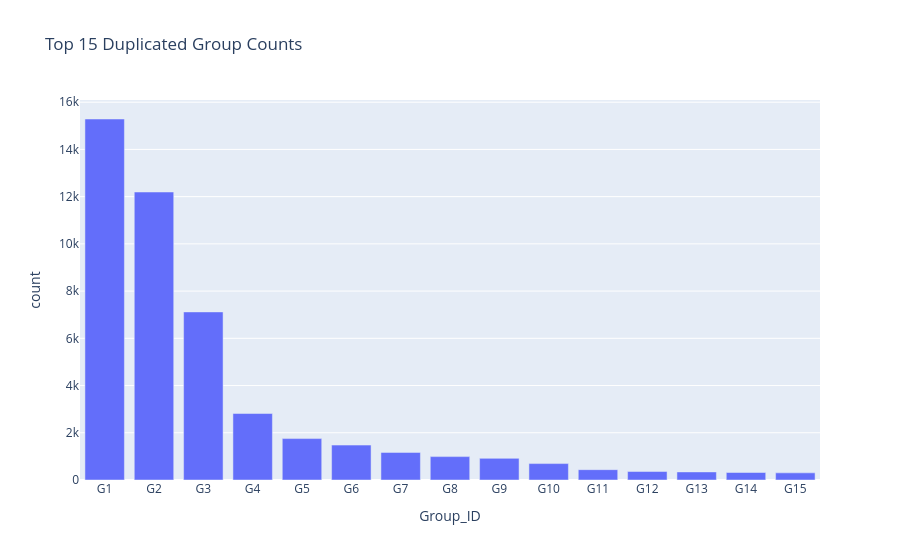

The cell this chart's notebook holds for it:
### Code cell
dup_summary['Group_ID'] = ['G' + str(i+1) for i in range(len(dup_summary))]
fig = px.bar(
    dup_summary.head(15),
    x='Group_ID', 
    y='count',
    hover_data=['MainBranch', 'Employment', 'RemoteWork'],
    title='Top 15 Duplicated Group Counts'
)
fig.show()

### Figure 1 — Plotly figure (JSON) as saved in the notebook; plotly's stock layout.template omitted (floating-point values rounded to 4 significant figures)
{"data": [{"customdata": [["I am a developer by profession", "Employed, full-time", "Hybrid (some remote, some in-person)"], ["I am a developer by profession", "Employed, full-time", "Remote"], ["I am a developer by profession", "Employed, full-time", "In-person"], ["I am a developer by profession", "Independent contractor, freelancer, or self-employed", "Remote"], ["I am a developer by profession", "Employed, full-time;Independent contractor, freelancer, or self-employed", "Remote"], ["I am not primarily a developer, but I write code sometimes as part of my work/studies", "Employed, full-time", "Hybrid (some remote, some in-person)"], ["I am a developer by profession", "Employed, full-time;Independent contractor, freelancer, or self-employed", "Hybrid (some remote, some in-person)"], ["I am a developer by profession", "Independent contractor, freelancer, or self-employed", "Hybrid (some remote, some in-person)"], ["I am not primarily a developer, but I write code sometimes as part of my work/studies", "Employed, full-time", "In-person"], ["I am not primarily a developer, but I write code sometimes as part of my work/studies", "Employed, full-time", "Remote"], ["I am a developer by profession", "Employed, part-time", "Hybrid (some remote, some in-person)"], ["I am a developer by profession", "Student, full-time;Employed, part-time", "Hybrid (some remote, some in-person)"], ["I used to be a developer by profession, but no longer am", "Employed, full-time", "Hybrid (some remote, some in-person)"], ["I am a developer by profession", "Employed, full-time;Independent contractor, freelancer, or self-employed", "In-person"], ["I am a developer by profession", "Employed, full-time;Student, full-time", "Hybrid (some remote, some in-person)"]], "hovertemplate": "Group_ID=%{x}<br>count=%{y}<br>MainBranch=%{customdata[0]}<br>Employment=%{customdata[1]}<br>RemoteWork=%{customdata[2]}<extra></extra>", "legendgroup": "", "marker": {"color": "#636efa", "pattern": {"shape": ""}}, "name": "", "orientation": "v", "showlegend": false, "textposition": "auto", "type": "bar", "x": ["G1", "G2", "G3", "G4", "G5", "G6", "G7", "G8", "G9", "G10", "G11", "G12", "G13", "G14", "G15"], "xaxis": "x", "y": [15288, 12196, 7118, 2815, 1754, 1479, 1169, 990, 916, 695, 438, 359, 342, 317, 303], "yaxis": "y"}], "layout": {"barmode": "relative", "legend": {"tracegroupgap": 0}, "title": {"text": "Top 15 Duplicated Group Counts"}, "xaxis": {"anchor": "y", "domain": [0, 1], "title": {"text": "Group_ID"}}, "yaxis": {"anchor": "x", "domain": [0, 1], "title": {"text": "count"}}}}
